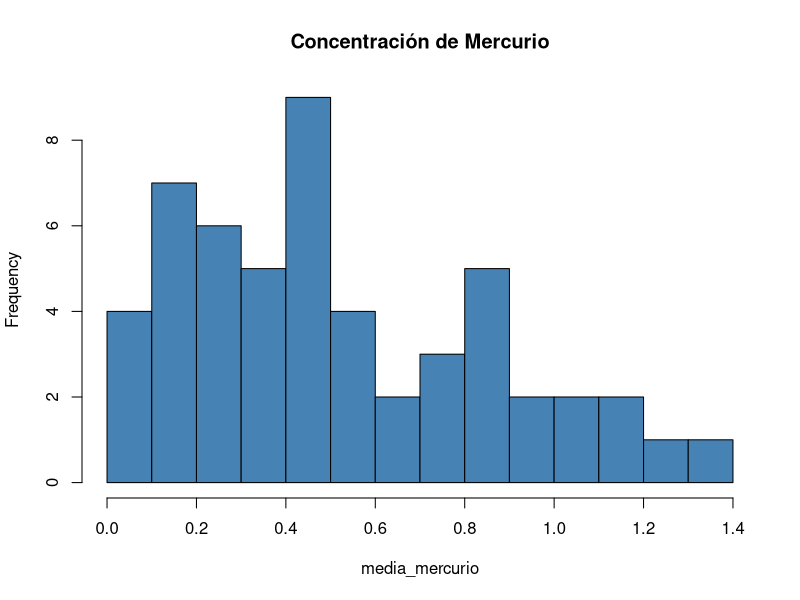
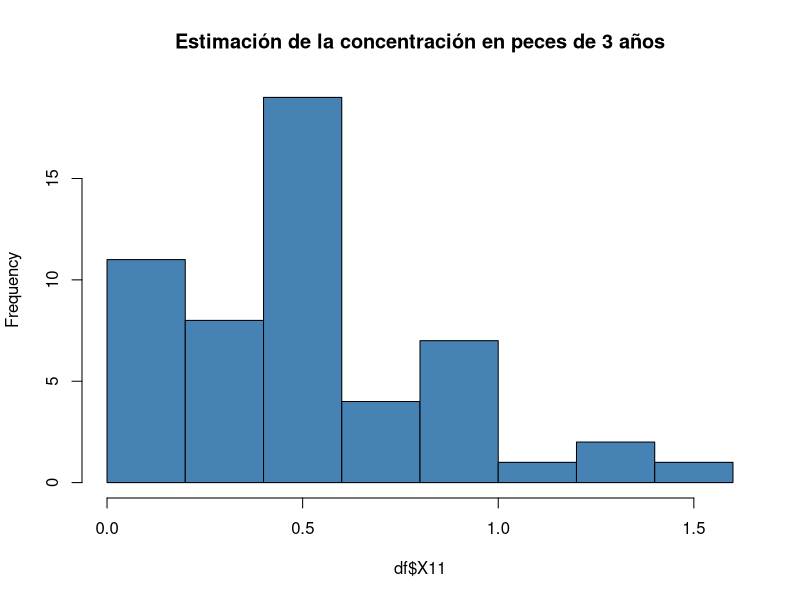
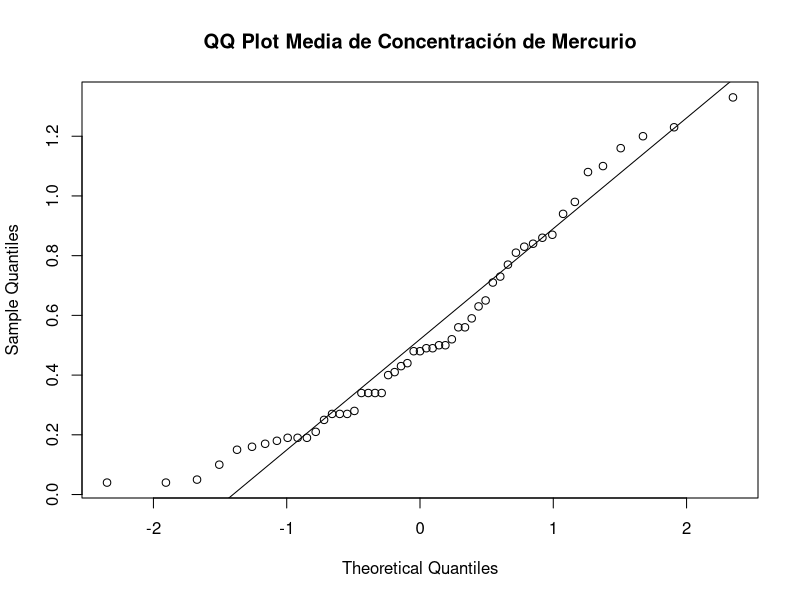
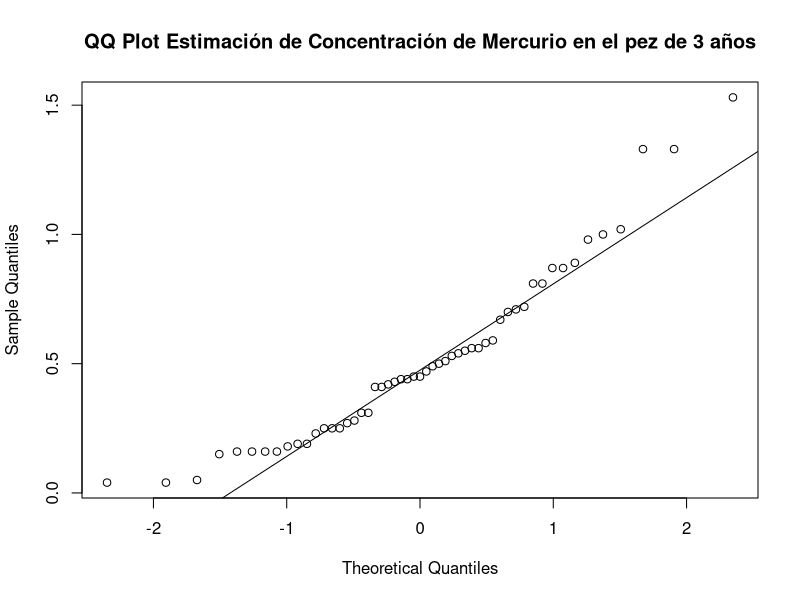
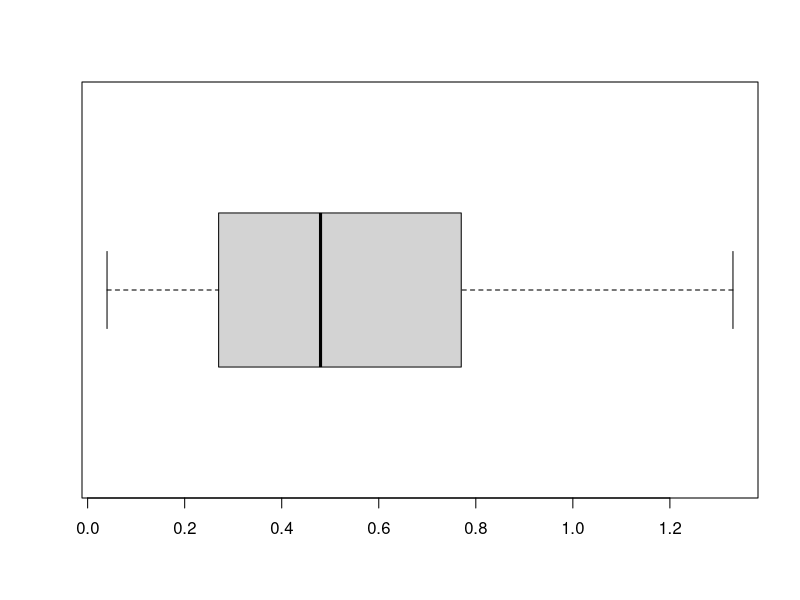
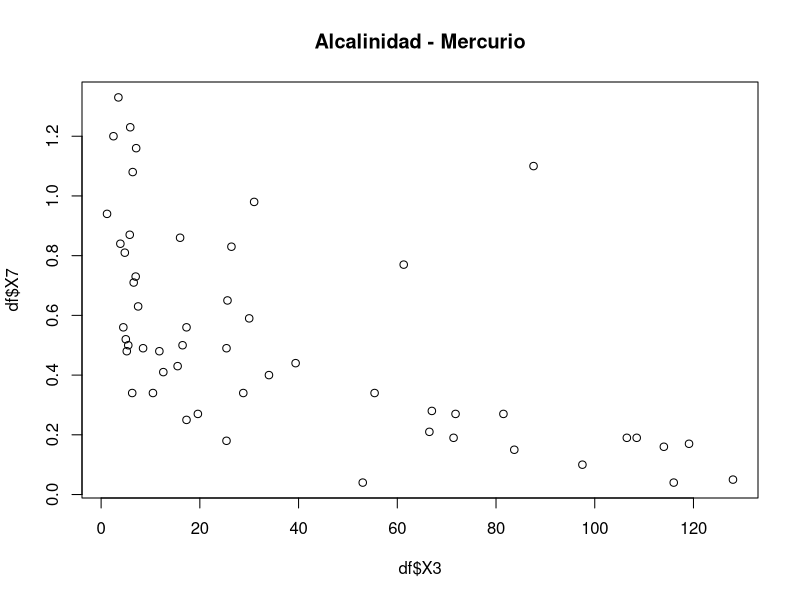
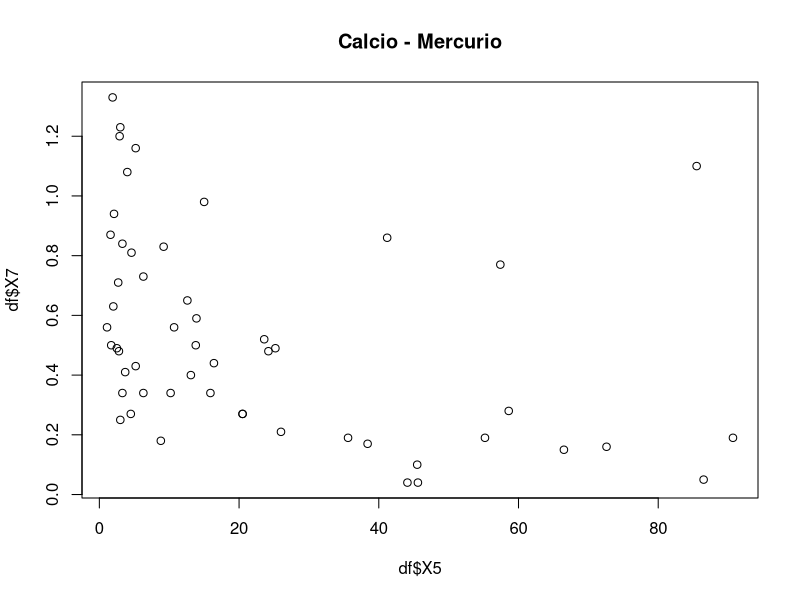
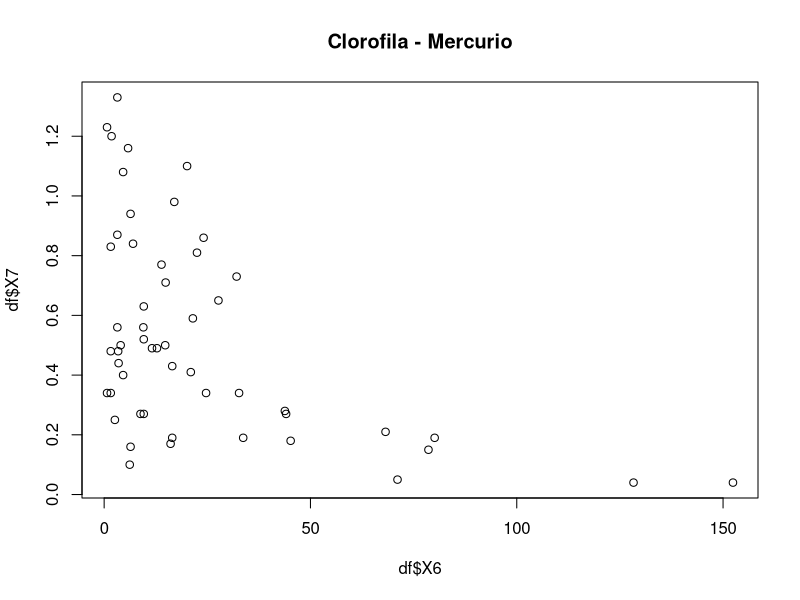

The R source for these figures, in order:
## ---- chunk 1
knitr::opts_chunk$set(echo = FALSE)
## ---- chunk 2
df=read.csv("mercurio.csv")
## ---- chunk 3
edad_peces = df$X12 
table(edad_peces)
## ---- chunk 4
cantidad_peces = df$X8
table(cantidad_peces)
## ---- chunk 5
media_mercurio = df$X7
table(media_mercurio)
## ---- chunk 6
colSums(is.na(df))
## ---- chunk 7
hist(media_mercurio, col='steelblue', main='Concentración de Mercurio', breaks = 12)
## ---- chunk 8
hist(df$X11, col='steelblue', main='Estimación de la concentración en peces de 3 años', breaks = 10)
## ---- chunk 9
qqnorm(media_mercurio, main='QQ Plot Media de Concentración de Mercurio')
qqline(media_mercurio)
## ---- chunk 10
qqnorm(df$X11, main='QQ Plot Estimación de Concentración de Mercurio en el pez de 3 años')
qqline(df$X11)
## ---- chunk 11
library(e1071)
skewness(media_mercurio)
## ---- chunk 12
boxplot(media_mercurio, horizontal = TRUE)
## ---- chunk 13
df_numeric = subset(df, select = -c(X2) )
round(cor(df_numeric), 3)
## ---- chunk 14
modelo <- lm(df$X7 ~ df$X3 + df$X5 + df$X6)
## ---- chunk 15
summary(modelo)
## ---- chunk 16
plot(x=df$X3, y=df$X7, main="Alcalinidad - Mercurio")
## ---- chunk 17
plot(x=df$X5, y=df$X7, main="Calcio - Mercurio")
## ---- chunk 18
plot(x=df$X6, y=df$X7, main="Clorofila - Mercurio")
## ---- chunk 19
cor(df$X5, df$X6, method = "pearson")
## ---- chunk 20
cor(df$X3, df$X5, method="pearson")
## ---- chunk 21
cor(df$X3, df$X6, method = "pearson")
## ---- chunk 22
confint(modelo, level = 0.97)
## ---- chunk 23
shapiro.test(modelo$residuals)
## ---- chunk 24
modelo2 <- lm(df$X7 ~ df$X3)
summary(modelo2)
## ---- chunk 25
plot(df$X3, df$X7, xlab="Alcalinidad", ylab="Mercurio")
abline(modelo2, col="red")
## ---- chunk 26
shapiro.test(modelo$residuals)
## ---- chunk 27
getError <- function(X, alfa) {
  n = length(X)
  media = mean(X) #Igual podriamos utilizar una media hipotesis como miu, en este caso usaremos la misma que la muestra
  sigma = sd(X)
  
  ErrorEst = sigma/sqrt(n)
  E = abs(qnorm(alfa/2))*ErrorEst
  return(E)
}

printLimits <- function(X, alfa) {
  E <- getError(X, alfa)
  media <- mean(X)
    
  lowerLimit =  media- E
  upperLimit = media + E
  
  print(paste("Intervalo de ", floor((1-alfa)*100),"% de confianza:"))
  print(paste("Lower Limit: ", (lowerLimit)))
  print(paste("Average: ", (media)))
  print(paste("Upper Limit: ", (upperLimit)))
  return(c(lowerLimit,media,upperLimit))
}

plotInt <- function(maxIntervals, main_, labels_, xmin, xmax) {
  plot(0, ylim=c(0,maxIntervals+1), xlim=c(xmin-1,xmax+1),yaxt="n", ylab="", main=main_)
  axis(2, at=c(1:maxIntervals), labels=labels_)
}

addInt <- function(info, n) {
  #Para insertar los intervalos [Ai,Bi], con Ai y Bi son los límites inferior y superior del intervalo i respectivamente:
  arrows(info[1], n, info[3], n, angle=90, code=3, length = 0.1, lwd = 2)
  #Para dibujar la media dentro del  intervalo (insertar un punto), donde mi es la media del intervalo i:
  points(info[2], n, pch=19, cex=1.1)
}
## ---- chunk 28
res <- printLimits(df$X7, 0.01)
plotInt(1, "Mercurio, 99% confidence" ,c("Mercurio"), min(res),max(res))
addInt(res, 1)
## ---- chunk 29
getStats <- function(subset, title) {
  print(paste(title,':'))
  print(paste('N datos: ',length(subset),' / ','Range ',max(currEdadMercurio)-min(subset),' / ', 'Variance ',var(subset),' / ', 'STD ',sd(subset)))
  print(summary(subset))
  writeLines("\n")
  printLimits(subset, 0.01)
  writeLines("\n\n")
}
## ---- chunk 30
X<-split(df, df$X12)
edades = names(X)

jovenes <- X$`0`
maduros <- X$`1`

plotInt(length(edades),"Intervalo de Confianza para Mercurio en los Peces", c(edades), min(df$X7),max(df$X7))

counter <- 1
for (edad in edades){
  currEdad<-X[[edad]]
  currEdadMercurio = currEdad$X7
  getStats(currEdadMercurio,paste('Edad ',edad))
  
  res <- printLimits(currEdadMercurio, 0.05)
  addInt(res, counter)
  counter <- counter + 1
}

## ---- chunk 31
plot(x=df$X8, y=df$X7, main="Número de Peces - Mercurio")
## ---- chunk 32
cor(df$X8, df$X7, method = "pearson")
## ---- chunk 33
plot(x=df$X4, y=df$X7, main="PH - Mercurio")
## ---- chunk 34
cor(df$X4, df$X7, method = "pearson")
## ---- chunk 35
modelo3 <- lm(df$X7 ~ df$X4)
summary(modelo3)
## ---- chunk 36
plot(df$X4, df$X7, xlab="PH", ylab="Mercurio")
abline(modelo3, col="red")
## ---- chunk 37
hist(modelo3$residuals, freq = FALSE)
lines(density(modelo3$residual),col="red")
curve(dnorm(x,mean=mean(modelo3$residuals), sd=sd(modelo3$residuals)), from=-0.6, to=0.8, add=TRUE, col="blue",lwd=2)
## ---- chunk 38
shapiro.test(modelo3$residuals)
